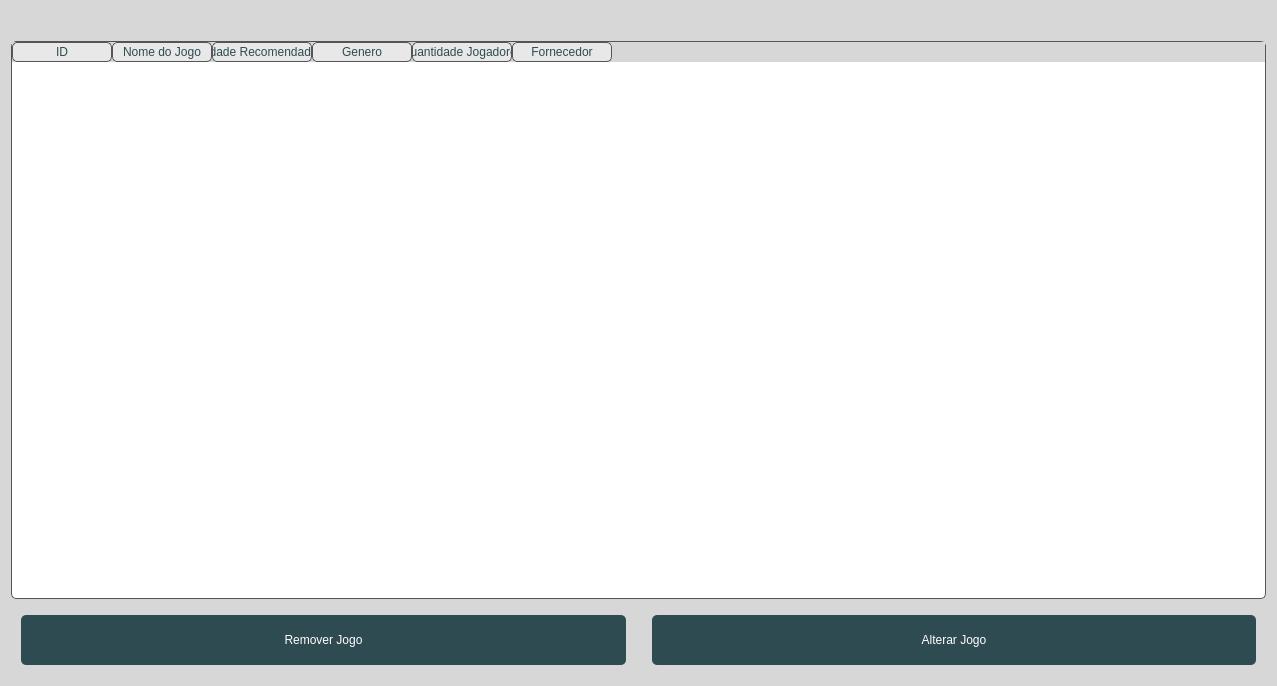
<?xml version="1.0" encoding="UTF-8"?>
<ui version="4.0">
 <class>GameManagementWindow</class>
 <widget class="QWidget" name="GameManagementWindow">
  <property name="geometry">
   <rect>
    <x>0</x>
    <y>0</y>
    <width>1277</width>
    <height>686</height>
   </rect>
  </property>
  <property name="windowTitle">
   <string>Gerenciamento de Jogos</string>
  </property>
  <property name="styleSheet">
   <string notr="true">
    QWidget {
        background-color: #D7D7D7;
    }
    QLabel {
        color: #2D4B50;
        font-family: &quot;Arial Black&quot;;
        margin: 5px;
        min-width: 300px; /* Isso pode não funcionar como esperado para QLabel no styleSheet */
    }
    QPushButton, QLineEdit, QDateEdit, QComboBox {
        color: #2D4B50;
        font-family: &quot;Arial Black&quot;;
        margin: 5px;
    }
    QLineEdit, QDateEdit, QComboBox {
        background-color: #fff;
        border: 1px solid #555;
        border-radius: 5px;
        padding: 1px 5px;
        height: 25px;
    }
    QPushButton {
        background-color: #2D4B50;
        color: white;
        border-radius: 5px;
        padding: 5px;
        margin: 10px;
        height: 40px;
    }
    QPushButton:hover {
        background-color: #6C6C69;
    }
    QTableWidget, QTableWidget QHeaderView::section, QTableWidget::item {
        background-color: #fff;
        color: #2D4B50;
        border: 1px solid #555;
        border-radius: 5px;
    }
    QTableWidget QHeaderView::section {
        background-color: #E8E8E8; /* Um pouco mais claro que #D7D7D7 para contraste */
        color: #2D4B50;
    }
   </string>
  </property>
  <layout class="QVBoxLayout" name="verticalLayout">
   <item alignment="Qt::AlignHCenter|Qt::AlignVCenter">
    <widget class="QLabel" name="label">
     <property name="text">
      <string/>
     </property>
     <property name="pixmap">
      <pixmap resource="../../logo.qrc">:/res/assets/logo.png</pixmap>
     </property>
    </widget>
   </item>
   <item>
    <widget class="QTableWidget" name="tableWidget">
     <property name="rowCount">
      <number>0</number>
     </property>
     <property name="columnCount">
      <number>6</number>
     </property>
     <column>
      <property name="text">
       <string>ID</string>
      </property>
     </column>
     <column>
      <property name="text">
       <string>Nome do Jogo</string>
      </property>
     </column>
     <column>
      <property name="text">
       <string>Idade Recomendada</string>
      </property>
     </column>
     <column>
      <property name="text">
       <string>Genero</string>
      </property>
     </column>
     <column>
      <property name="text">
       <string>Quantidade Jogadores</string>
      </property>
     </column>
     <column>
      <property name="text">
       <string>Fornecedor</string>
      </property>
     </column>
    </widget>
   </item>
   <item>
    <layout class="QHBoxLayout">
     <item>
      <widget class="QPushButton" name="buttonRemoveGame">
       <property name="text">
        <string>Remover Jogo</string>
       </property>
      </widget>
     </item>
     <item>
      <widget class="QPushButton" name="buttonModifyGame">
       <property name="text">
        <string>Alterar Jogo</string>
       </property>
      </widget>
     </item>
    </layout>
   </item>
  </layout>
 </widget>
 <layoutdefault spacing="6" margin="11"/>
 <resources>
  <include location="../../logo.qrc"/>
 </resources>
 <connections/>
</ui>
